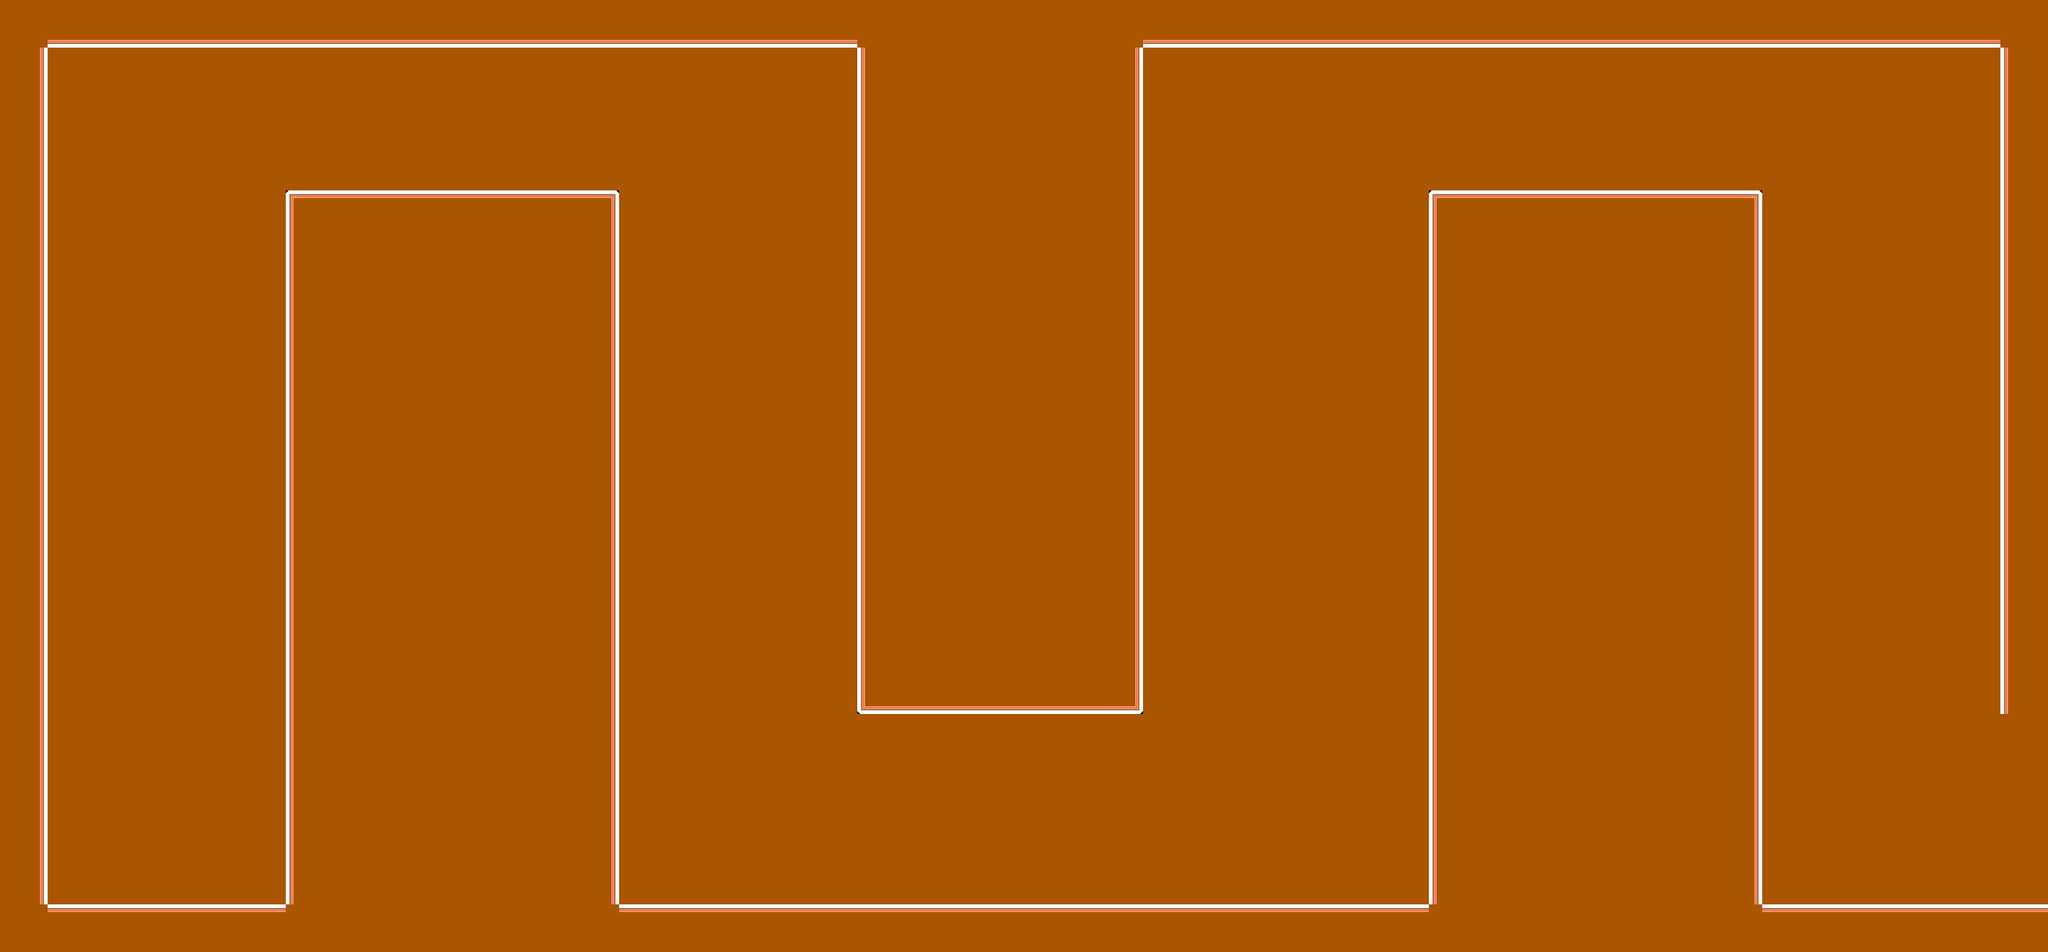

The image is a tile-based game level rendered from a .tmx file. Its description and complete source (layers, tilesets, objects, tile grids) follow:
An orthogonal 43x20 tile map with 56x56 px tiles, 1 tile layer (visuals) and 17 objects.

<map version="1.10" tiledversion="1.12.2" orientation="orthogonal" renderorder="right-down" width="43" height="20" tilewidth="56" tileheight="56" infinite="0" nextlayerid="5" nextobjectid="17">
 <tileset firstgid="1" name="tiles-fridge" tilewidth="56" tileheight="56" tilecount="100" columns="10">
  <image source="../images/tiles-fridge.png" width="560" height="560" />
 </tileset>
 <objectgroup id="5" name="spawn">
  <object id="16" x="194" y="984" />
 </objectgroup>
 <objectgroup id="4" name="goal">
  <object id="15" x="2365.5" y="853.5" width="32" height="208" />
 </objectgroup>
 <objectgroup id="3" name="spikes">
  <object id="15" x="976" y="220" width="48" height="150" />
  <object id="16" x="706" y="682" width="46" height="150" />
  <object id="17" x="310" y="362" width="58" height="134" />
  <object id="18" x="32" y="716" width="48" height="150" />
  <object id="19" x="1640" y="356" width="72" height="550" />
  <object id="20" x="474" y="26" width="146" height="52" />
  <object id="21" x="2330" y="184" width="58" height="358" />
  <object id="22" x="1814" y="206" width="168" height="42" />
 </objectgroup>
 <objectgroup id="2" name="walls">
  <object id="5" x="340" y="224" width="384" height="888" />
  <object id="7" x="0" y="1072" width="2404" height="40" />
  <object id="8" x="2356" y="-4" width="48" height="844" />
  <object id="9" x="4" y="4" width="2404" height="44" />
  <object id="10" x="8" y="52" width="48" height="1068" />
  <object id="12" x="1008" y="8" width="336" height="824" />
  <object id="13" x="1680" y="228" width="388" height="892" />
 </objectgroup>
 <layer id="1" name="visuals" width="43" height="20">
  <data encoding="csv">
14,24,24,24,24,24,24,24,24,24,24,24,24,24,24,24,24,24,14,14,14,14,14,14,24,24,24,24,24,24,24,24,24,24,24,24,24,24,24,24,24,24,14,
15,14,14,14,14,14,14,14,14,14,14,14,14,14,14,14,14,14,13,14,14,14,14,15,14,14,14,14,14,14,14,14,14,14,14,14,14,14,14,14,14,14,13,
15,14,14,14,14,14,14,14,14,14,14,14,14,14,14,14,14,14,13,14,14,14,14,15,14,14,14,14,14,14,14,14,14,14,14,14,14,14,14,14,14,14,13,
15,14,14,14,14,14,14,14,14,14,14,14,14,14,14,14,14,14,13,14,14,14,14,15,14,14,14,14,14,14,14,14,14,14,14,14,14,14,14,14,14,14,13,
15,14,14,14,14,14,3,4,4,4,4,4,5,14,14,14,14,14,13,14,14,14,14,15,14,14,14,14,14,14,3,4,4,4,4,4,5,14,14,14,14,14,13,
15,14,14,14,14,14,13,14,14,14,14,14,15,14,14,14,14,14,13,14,14,14,14,15,14,14,14,14,14,14,13,14,14,14,14,14,15,14,14,14,14,14,13,
15,14,14,14,14,14,13,14,14,14,14,14,15,14,14,14,14,14,13,14,14,14,14,15,14,14,14,14,14,14,13,14,14,14,14,14,15,14,14,14,14,14,13,
15,14,14,14,14,14,13,14,14,14,14,14,15,14,14,14,14,14,13,14,14,14,14,15,14,14,14,14,14,14,13,14,14,14,14,14,15,14,14,14,14,14,13,
15,14,14,14,14,14,13,14,14,14,14,14,15,14,14,14,14,14,13,14,14,14,14,15,14,14,14,14,14,14,13,14,14,14,14,14,15,14,14,14,14,14,13,
15,14,14,14,14,14,13,14,14,14,14,14,15,14,14,14,14,14,13,14,14,14,14,15,14,14,14,14,14,14,13,14,14,14,14,14,15,14,14,14,14,14,13,
15,14,14,14,14,14,13,14,14,14,14,14,15,14,14,14,14,14,13,14,14,14,14,15,14,14,14,14,14,14,13,14,14,14,14,14,15,14,14,14,14,14,13,
15,14,14,14,14,14,13,14,14,14,14,14,15,14,14,14,14,14,13,14,14,14,14,15,14,14,14,14,14,14,13,14,14,14,14,14,15,14,14,14,14,14,13,
15,14,14,14,14,14,13,14,14,14,14,14,15,14,14,14,14,14,13,14,14,14,14,15,14,14,14,14,14,14,13,14,14,14,14,14,15,14,14,14,14,14,13,
15,14,14,14,14,14,13,14,14,14,14,14,15,14,14,14,14,14,13,14,14,14,14,15,14,14,14,14,14,14,13,14,14,14,14,14,15,14,14,14,14,14,13,
15,14,14,14,14,14,13,14,14,14,14,14,15,14,14,14,14,14,23,24,24,24,24,25,14,14,14,14,14,14,13,14,14,14,14,14,15,14,14,14,14,14,13,
15,14,14,14,14,14,13,14,14,14,14,14,15,14,14,14,14,14,14,14,14,14,14,14,14,14,14,14,14,14,13,14,14,14,14,14,15,14,14,14,14,14,14,
15,14,14,14,14,14,13,14,14,14,14,14,15,14,14,14,14,14,14,14,14,14,14,14,14,14,14,14,14,14,13,14,14,14,14,14,15,14,14,14,14,14,14,
15,14,14,14,14,14,13,14,14,14,14,14,15,14,14,14,14,14,14,14,14,14,14,14,14,14,14,14,14,14,13,14,14,14,14,14,15,14,14,14,14,14,14,
15,14,14,14,14,14,13,14,14,14,14,14,15,14,14,14,14,14,14,14,14,14,14,14,14,14,14,14,14,14,13,14,14,14,14,14,15,14,14,14,14,14,14,
14,4,4,4,4,4,14,14,14,14,14,14,14,4,4,4,4,4,4,4,4,4,4,4,4,4,4,4,4,4,14,14,14,14,14,14,14,4,4,4,4,4,4
</data>
 </layer>
</map>
